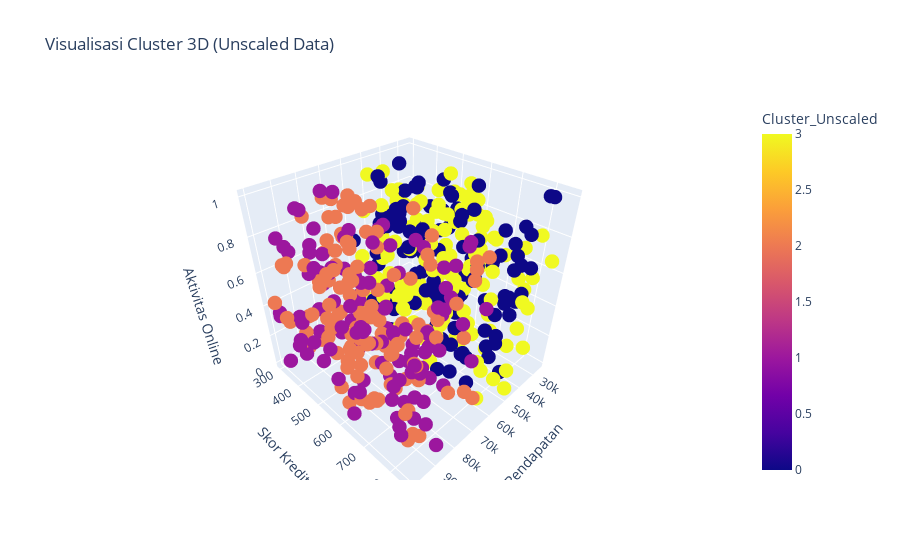

Notebook cell for this chart:
### Code cell
fig_3d_unscaled = px.scatter_3d(df,
                           x='Income',
                           y='Credit_Score',
                           z='Online_Activity',
                           color='Cluster_Unscaled',  # <-- Menggunakan cluster dari data unscaled
                           title='Visualisasi Cluster 3D (Unscaled Data)', # <-- Judul diubah
                           labels={'Income': 'Pendapatan', 'Credit_Score': 'Skor Kredit', 'Online_Activity': 'Aktivitas Online'})

fig_3d_unscaled.update_traces(marker=dict(size=5))
fig_3d_unscaled.show()

### Figure 1 — Plotly figure (JSON) as saved in the notebook; plotly's stock layout.template omitted (floating-point values rounded to 4 significant figures; data arrays with more than 128 entries replaced by an {"elided": "..."} marker saying what was removed)
{"data": [{"hovertemplate": "Pendapatan=%{x}<br>Skor Kredit=%{y}<br>Aktivitas Online=%{z}<br>Cluster_Unscaled=%{marker.color}<extra></extra>", "legendgroup": "", "marker": {"color": {"elided": "500 int values"}, "coloraxis": "coloraxis", "size": 5, "symbol": "circle"}, "mode": "markers", "name": "", "scene": "scene", "showlegend": false, "type": "scatter3d", "x": {"elided": "500 float values"}, "y": {"elided": "500 int values"}, "z": {"elided": "500 float values"}}], "layout": {"coloraxis": {"colorbar": {"title": {"text": "Cluster_Unscaled"}}, "colorscale": [[0, "#0d0887"], [0.1111, "#46039f"], [0.2222, "#7201a8"], [0.3333, "#9c179e"], [0.4444, "#bd3786"], [0.5556, "#d8576b"], [0.6667, "#ed7953"], [0.7778, "#fb9f3a"], [0.8889, "#fdca26"], [1, "#f0f921"]]}, "legend": {"tracegroupgap": 0}, "scene": {"domain": {"x": [0, 1], "y": [0, 1]}, "xaxis": {"title": {"text": "Pendapatan"}}, "yaxis": {"title": {"text": "Skor Kredit"}}, "zaxis": {"title": {"text": "Aktivitas Online"}}}, "title": {"text": "Visualisasi Cluster 3D (Unscaled Data)"}}}
